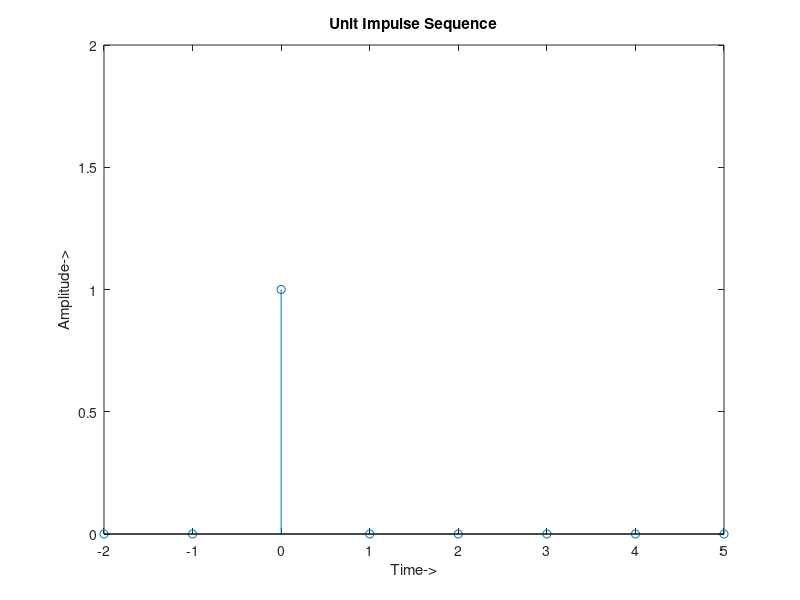

Write MATLAB code to recreate this figure.
clc;
clear all;
close all;
n1=input('Enter a range');
x=-n1:n1;
y=[zeros(1,n1) 1 zeros(1,n1)];
stem(x,y);
axis([-2 n1 0 2]);
title('Unit Impulse Sequence');
xlabel('Time->');
ylabel('Amplitude->');